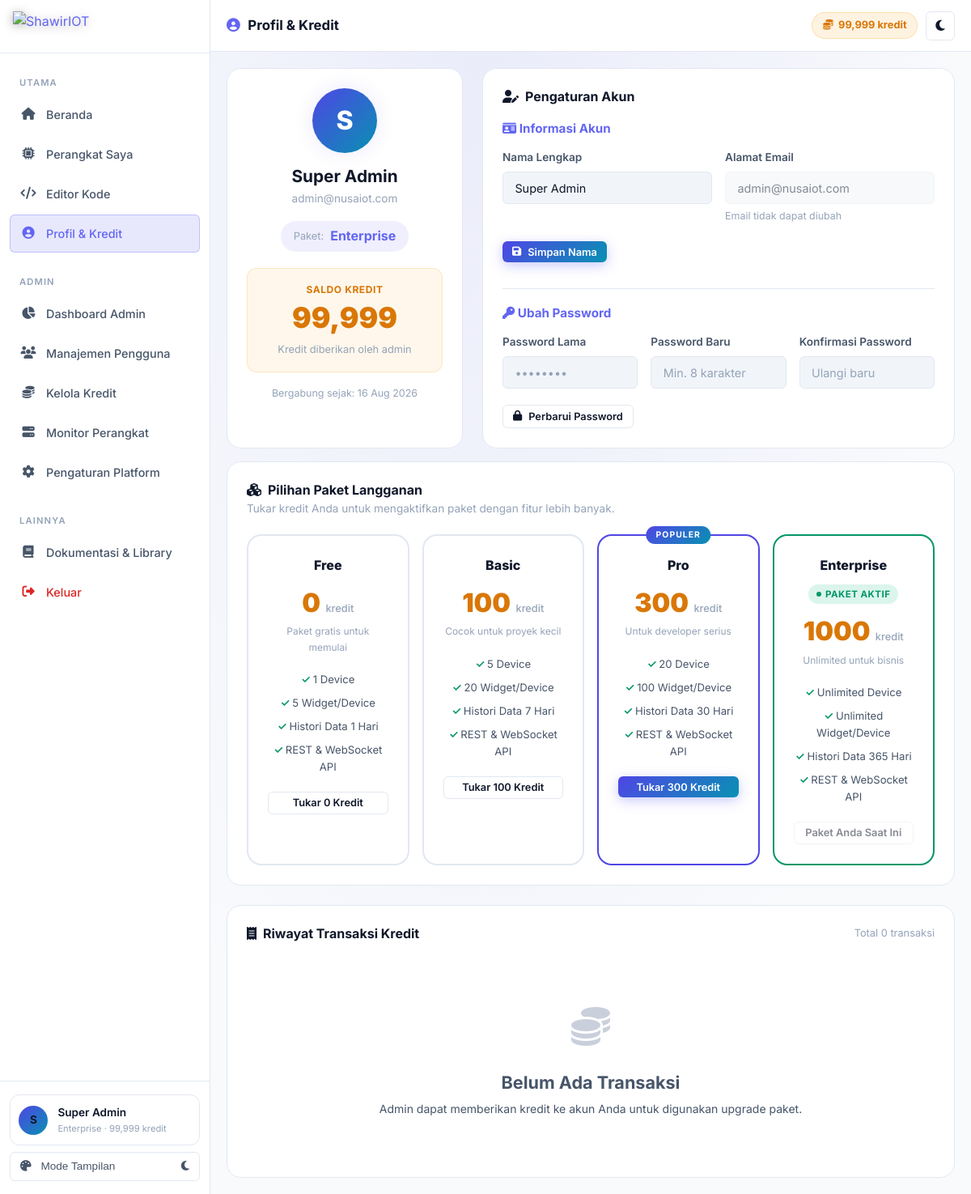
The app's page /profile.php (signed in) with its own data.
### tables this page shows
CREATE TABLE IF NOT EXISTS `users` (
  `id` INT UNSIGNED AUTO_INCREMENT PRIMARY KEY,
  `name` VARCHAR(100) NOT NULL,
  `email` VARCHAR(150) NOT NULL UNIQUE,
  `password` VARCHAR(255) NOT NULL,
  `avatar` VARCHAR(255) DEFAULT NULL,
  `role` ENUM('user','admin','superadmin') DEFAULT 'user',
  `plan_id` INT UNSIGNED DEFAULT 1,
  `credits` INT UNSIGNED DEFAULT 0,
  `is_active` TINYINT(1) DEFAULT 1,
  `email_verified_at` TIMESTAMP NULL DEFAULT NULL,
  `remember_token` VARCHAR(100) DEFAULT NULL,
  `last_login_at` TIMESTAMP NULL DEFAULT NULL,
  `last_login_ip` VARCHAR(45) DEFAULT NULL,
  `created_at` TIMESTAMP DEFAULT CURRENT_TIMESTAMP,
  `updated_at` TIMESTAMP DEFAULT CURRENT_TIMESTAMP ON UPDATE CURRENT_TIMESTAMP,
  FOREIGN KEY (`plan_id`) REFERENCES `plans`(`id`) ON UPDATE CASCADE
);

CREATE TABLE IF NOT EXISTS `plans` (
  `id` INT UNSIGNED AUTO_INCREMENT PRIMARY KEY,
  `name` VARCHAR(50) NOT NULL,
  `slug` VARCHAR(50) NOT NULL UNIQUE,
  `credits_required` INT UNSIGNED DEFAULT 0,
  `max_devices` INT UNSIGNED DEFAULT 1,
  `max_widgets_per_device` INT UNSIGNED DEFAULT 5,
  `history_days` INT UNSIGNED DEFAULT 1,
  `description` TEXT,
  `is_active` TINYINT(1) DEFAULT 1,
  `created_at` TIMESTAMP DEFAULT CURRENT_TIMESTAMP
);

### includes/db.php (called while the page is built, shortened)
<?php
class DB {
    private static ?PDO $instance = null;
    public static function getInstance(): PDO {
        if (self::$instance === null) {
            try {
                $dsn = "mysql:host=" . DB_HOST . ";port=" . DB_PORT . ";dbname=" . DB_NAME . ";charset=" . DB_CHARSET;
                self::$instance = new PDO($dsn, DB_USER, DB_PASS, [
                    PDO::ATTR_ERRMODE            => PDO::ERRMODE_EXCEPTION,
                    PDO::ATTR_DEFAULT_FETCH_MODE => PDO::FETCH_ASSOC,
                    PDO::ATTR_EMULATE_PREPARES   => false,
                    PDO::MYSQL_ATTR_INIT_COMMAND => "SET NAMES utf8mb4 COLLATE utf8mb4_unicode_ci"
                ]);
            } catch (PDOException $e) {
                http_response_code(500);
                error_log('Database connection failed: ' . $e->getMessage());
                die(json_encode([
                    'success' => false,
                    'message' => 'Koneksi database gagal. Periksa konfigurasi di includes/config.php.',
                    'error_detail' => $e->getMessage()
                ], JSON_UNESCAPED_UNICODE));
            }
        }
        return self::$instance;
    }
    public static function query(string $sql, array $params = []): PDOStatement {
        $stmt = self::getInstance()->prepare($sql);
        $stmt->execute($params);
        return $stmt;
    }
    public static function row(string $sql, array $params = []): ?array {
        $result = self::query($sql, $params)->fetch();
        return $result ?: null;
    }
    public static function rows(string $sql, array $params = []): array {
        return self::query($sql, $params)->fetchAll();
    }
    public static function value(string $sql, array $params = []): mixed {
        $result = self::query($sql, $params)->fetchColumn();
        return $result;
    }
    public static function count(string $table, string $where = '1=1', array $params = []): int {
        return (int) self::value("SELECT COUNT(*) FROM `{$table}` WHERE {$where}", $params);
    }
}

### includes/functions.php (called while the page is built, shortened)
<?php
require_once __DIR__ . '/db.php';
function sanitize(string $input): string {
    return htmlspecialchars(strip_tags(trim($input)), ENT_QUOTES, 'UTF-8');
}
function formatDate(string $datetime, string $format = 'd M Y H:i'): string {
    return date($format, strtotime($datetime));
}
function getUserPlan(int $userId): ?array {
    return DB::row("SELECT p.* FROM plans p JOIN users u ON u.plan_id = p.id WHERE u.id = ?", [$userId]);
}
function getSetting(string $key, string $default = ''): string {
    $val = DB::value("SELECT value FROM platform_settings WHERE `key` = ?", [$key]);
    return $val !== false ? $val : $default;
}

### includes/auth.php (called while the page is built, shortened)
<?php
require_once __DIR__ . '/functions.php';
function isLoggedIn(): bool {
    return !empty($_SESSION['user_id']);
}
function isAdmin(): bool {
    return isLoggedIn() && in_array($_SESSION['user_role'] ?? '', ['admin', 'superadmin']);
}
function currentUser(): ?array {
    static $user = null;
    if ($user === null) {
        $user = DB::row(
            "SELECT u.*, p.name as plan_name, p.max_devices, p.max_widgets_per_device, p.history_days
             FROM users u JOIN plans p ON u.plan_id = p.id WHERE u.id = ? AND u.is_active = 1",
            [$_SESSION['user_id']]
        );
    }
    return $user;
}

### profile.php (the view, shortened to what this page needs)
<?php
require_once __DIR__ . '/includes/auth.php';
$user  = currentUser();
$plan  = getUserPlan($user['id']);
$plans = DB::rows("SELECT * FROM plans WHERE is_active = 1 ORDER BY credits_required ASC");
$page = max(1, (int)($_GET['page'] ?? 1));
$limit = 15;
$offset = ($page - 1) * $limit;
$totalTxn = DB::count('credit_transactions', 'user_id = ?', [$user['id']]);
$transactions = DB::rows(
    "SELECT * FROM credit_transactions WHERE user_id = ? ORDER BY created_at DESC LIMIT ? OFFSET ?",
    [$user['id'], $limit, $offset]
);
?><!DOCTYPE html>
<html lang="id">
<head>
  <link rel="stylesheet" href="assets/css/style.css">
  <link rel="stylesheet" href="assets/css/dashboard.css">
  <link rel="stylesheet" href="https://cdnjs.cloudflare.com/ajax/libs/font-awesome/6.5.0/css/all.min.css">
</head>
<body>
<div class="app-layout">
  <?php include __DIR__ . '/includes/sidebar.php'; ?>
  <div class="main-content">
    <header class="topbar">
      <div class="topbar-left">
        <h1 class="topbar-title">
          <i class="fas fa-user-circle" style="color:var(--primary-light);margin-right:0.35rem"></i>
          Profil & Kredit
        </h1>
      </div>
      <div class="topbar-actions">
        <div class="credit-badge"><i class="fas fa-coins"></i> <?= number_format($user['credits']) ?> kredit</div>
        <button type="button" class="theme-toggle-btn" onclick="toggleTheme()" title="Ubah Tema (Terang / Gelap)">
          <i class="fas fa-moon theme-toggle-icon"></i>
        </button>
      </div>
    </header>
    <main class="page-content">
      <div class="grid-profile mb-2">
        <div class="card" style="text-align:center">
          <div style="width:80px;height:80px;border-radius:50%;background:var(--grad-primary);display:flex;align-items:center;justify-content:center;font-size:2rem;font-weight:800;color:#fff;margin:0 auto 1rem;box-shadow:var(--shadow-glow)">
            <?= strtoupper(substr($user['name'], 0, 1)) ?>
          </div>
          <h2 style="font-size:1.3rem;margin-bottom:0.25rem"><?= sanitize($user['name']) ?></h2>
          <p style="font-size:0.85rem;color:var(--text-muted);margin-bottom:1rem"><?= sanitize($user['email']) ?></p>
          <div style="display:inline-flex;align-items:center;gap:0.5rem;background:rgba(99,102,241,0.1);padding:0.4rem 1rem;border-radius:99px;margin-bottom:1.25rem">
            <span style="font-size:0.8rem;color:var(--text-muted)">Paket:</span>
            <strong style="color:var(--primary-light)"><?= $plan['name'] ?></strong>
          </div>
          <div style="background:rgba(245,158,11,0.08);border:1px solid rgba(245,158,11,0.2);border-radius:var(--radius-md);padding:1rem;margin-bottom:1rem">
            <div style="font-size:0.75rem;color:var(--accent);font-weight:700;text-transform:uppercase;letter-spacing:0.05em">Saldo Kredit</div>
            <div style="font-size:2.2rem;font-weight:900;color:var(--accent);line-height:1.2;margin:0.25rem 0"><?= number_format($user['credits']) ?></div>
            <small style="color:var(--text-muted)">Kredit diberikan oleh admin</small>
          </div>
          <div style="font-size:0.78rem;color:var(--text-muted)">
            Bergabung sejak: <?= formatDate($user['created_at'], 'd M Y') ?>
          </div>
        </div>
        <div class="card">
          <div class="card-header">
            <h3 class="card-title"><i class="fas fa-user-edit"></i> Pengaturan Akun</h3>
          </div>
          <form method="POST" action="" style="margin-bottom:2rem">
            <h4 style="font-size:0.95rem;margin-bottom:1rem;color:var(--primary-light)"><i class="fas fa-id-card"></i> Informasi Akun</h4>
            <div class="grid-2col">
              <div class="form-group">
                <label class="form-label">Nama Lengkap</label>
                <input type="text" name="name" class="form-control" value="<?= sanitize($user['name']) ?>" required>
              </div>
              <div class="form-group">
                <label class="form-label">Alamat Email</label>
                <input type="email" class="form-control" value="<?= sanitize($user['email']) ?>" disabled>
                <div class="form-hint">Email tidak dapat diubah</div>
              </div>
            </div>
            <button type="submit" class="btn btn-primary btn-sm"><i class="fas fa-save"></i> Simpan Nama</button>
          </form>
          <hr class="divider">
          <form method="POST" action="">
            <h4 style="font-size:0.95rem;margin-bottom:1rem;color:var(--primary-light)"><i class="fas fa-key"></i> Ubah Password</h4>
            <div class="grid-3col">
              <div class="form-group">
                <label class="form-label">Password Lama</label>
                <input type="password" name="old_password" class="form-control" required placeholder="••••••••">
              </div>
              <div class="form-group">
                <label class="form-label">Password Baru</label>
                <input type="password" name="new_password" class="form-control" required placeholder="Min. 8 karakter">
              </div>
              <div class="form-group">
                <label class="form-label">Konfirmasi Password</label>
                <input type="password" name="confirm_password" class="form-control" required placeholder="Ulangi baru">
              </div>
            </div>
            <button type="submit" class="btn btn-secondary btn-sm"><i class="fas fa-lock"></i> Perbarui Password</button>
          </form>
        </div>
      </div>
      <div class="card mb-3">
        <div class="card-header">
          <div>
            <h3 class="card-title"><i class="fas fa-cubes"></i> Pilihan Paket Langganan</h3>
            <p style="font-size:0.85rem;color:var(--text-muted);margin-top:0.2rem">Tukar kredit Anda untuk mengaktifkan paket dengan fitur lebih banyak.</p>
          </div>
        </div>
        <div class="plan-grid">
          <?php foreach ($plans as $p): ?>
            <?php
              $isCurrent = ($p['id'] == $user['plan_id']);
              $isPopular = ($p['slug'] === 'pro');
              $canAfford = ($user['credits'] >= $p['credits_required']);
            ?>
            <div class="plan-card <?= $isPopular ? 'popular' : '' ?>" style="<?= $isCurrent ? 'border-color:var(--success);' : '' ?>">
              <div class="plan-name"><?= sanitize($p['name']) ?></div>
              <?php if ($isCurrent): ?>
                <span class="badge badge-online mb-1"><span class="dot"></span> Paket Aktif</span>
              <?php endif; ?>
              <div class="plan-credits">
                <?= $p['credits_required'] ?> <span>kredit</span>
              </div>
              <p style="font-size:0.75rem;color:var(--text-muted)"><?= sanitize($p['description']) ?></p>
              <ul class="plan-features">
                <li><?= $p['max_devices'] === 9999 ? 'Unlimited' : $p['max_devices'] ?> Device</li>
                <li><?= $p['max_widgets_per_device'] === 9999 ? 'Unlimited' : $p['max_widgets_per_device'] ?> Widget/Device</li>
                <li>Histori Data <?= $p['history_days'] ?> Hari</li>
                <li>REST & WebSocket API</li>
              </ul>
              <?php if ($isCurrent): ?>
                <button class="btn btn-secondary btn-block btn-sm" disabled>Paket Anda Saat Ini</button>
              <?php else: ?>
                <form method="POST" action="" onsubmit="return confirm('Gunakan <?= $p['credits_required'] ?> kredit untuk upgrade ke paket <?= sanitize($p['name']) ?>?')">
                  <button type="submit" class="btn <?= $isPopular ? 'btn-primary' : 'btn-secondary' ?> btn-block btn-sm"
                    <?= !$canAfford ? 'disabled' : '' ?>>
                    <?= $canAfford ? 'Tukar ' . $p['credits_required'] . ' Kredit' : 'Kredit Tidak Cukup' ?>
                  </button>
                </form>
              <?php endif; ?>
            </div>
          <?php endforeach; ?>
        </div>
      </div>
      <div class="card" id="transactions">
        <div class="card-header">
          <h3 class="card-title"><i class="fas fa-receipt"></i> Riwayat Transaksi Kredit</h3>
          <span style="font-size:0.8rem;color:var(--text-muted)">Total <?= $totalTxn ?> transaksi</span>
        </div>
        <?php if (empty($transactions)): ?>
          <div class="empty-state">
            <div class="empty-icon"><i class="fas fa-coins"></i></div>
            <h3>Belum Ada Transaksi</h3>
            <p>Admin dapat memberikan kredit ke akun Anda untuk digunakan upgrade paket.</p>
          </div>
        <?php endif; ?>
      </div>
    </main>
  </div>
</div>
</body>
</html>

### includes/sidebar.php (shortened to what this page needs)
<?php
$currentPage = basename($_SERVER['PHP_SELF']);
$user_s = currentUser();
$baseUrl = defined('PLATFORM_URL') ? PLATFORM_URL : '';
function navItem(string $href, string $icon, string $label, string $current, string $page): string {
    $active = ($current === $page) ? ' active' : '';
    return "<a href=\"{$href}\" class=\"nav-item{$active}\">
      <span class=\"nav-icon\"><i class=\"fas fa-{$icon}\"></i></span>
      <span>{$label}</span>
    </a>";
}
?>
<aside class="sidebar" id="sidebar">
  <div class="sidebar-logo">
    <a href="<?= $baseUrl ?>/dashboard.php" class="logo-brand-link">
      <img src="<?= $baseUrl ?>/assets/img/logo.png" alt="<?= getSetting('platform_name', 'ShawirIOT') ?>" class="sidebar-logo-img">
    </a>
  </div>
  <nav class="sidebar-nav">
    <div class="nav-section-label">Utama</div>
    <?= navItem($baseUrl . '/dashboard.php', 'home', 'Beranda', $currentPage, 'dashboard.php') ?>
    <?= navItem($baseUrl . '/device.php', 'microchip', 'Perangkat Saya', $currentPage, 'device.php') ?>
    <?= navItem($baseUrl . '/code_editor.php', 'code', 'Editor Kode', $currentPage, 'code_editor.php') ?>
    <?= navItem($baseUrl . '/profile.php', 'user-circle', 'Profil & Kredit', $currentPage, 'profile.php') ?>
    <?php if (isAdmin()): ?>
    <div class="nav-section-label" style="margin-top:1rem">Admin</div>
    <?= navItem($baseUrl . '/admin/index.php', 'chart-pie', 'Dashboard Admin', $currentPage, 'index.php') ?>
    <?= navItem($baseUrl . '/admin/users.php', 'users', 'Manajemen Pengguna', $currentPage, 'users.php') ?>
    <?= navItem($baseUrl . '/admin/credits.php', 'coins', 'Kelola Kredit', $currentPage, 'credits.php') ?>
    <?= navItem($baseUrl . '/admin/devices.php', 'server', 'Monitor Perangkat', $currentPage, 'devices.php') ?>
    <?= navItem($baseUrl . '/admin/settings.php', 'cog', 'Pengaturan Platform', $currentPage, 'settings.php') ?>
    <?php endif; ?>
    <div class="nav-section-label" style="margin-top:1rem">Lainnya</div>
    <a href="https://github.com/Shawir1312/IOT-LIBLARY" target="_blank" rel="noopener" class="nav-item">
      <span class="nav-icon"><i class="fas fa-book"></i></span>
      <span>Dokumentasi & Library</span>
    </a>
    <a href="<?= $baseUrl ?>/logout.php" class="nav-item" style="color:var(--danger)">
      <span class="nav-icon"><i class="fas fa-sign-out-alt"></i></span>
      <span>Keluar</span>
    </a>
  </nav>
  <div class="sidebar-footer">
    <div class="user-card">
      <div class="user-avatar">
        <?php if (!empty($user_s['avatar'])): ?>
          <img src="<?= sanitize($user_s['avatar']) ?>" alt="">
        <?php else: ?>
          <?= strtoupper(substr($user_s['name'] ?? 'U', 0, 1)) ?>
        <?php endif; ?>
      </div>
      <div class="user-info">
        <div class="name"><?= sanitize($user_s['name'] ?? 'User') ?></div>
        <div class="role"><?= $user_s['plan_name'] ?? 'Free' ?> · <?= number_format($user_s['credits'] ?? 0) ?> kredit</div>
      </div>
    </div>
    <button type="button" class="sidebar-theme-item w-100" onclick="toggleTheme()" title="Ubah Tema">
      <span><i class="fas fa-palette" style="margin-right:0.5rem"></i> Mode Tampilan</span>
      <i class="fas fa-moon theme-toggle-icon"></i>
    </button>
  </div>
</aside>

### records on screen
users: name "S", name "Super Admin", plan.name "Enterprise", credits "99,999", email "admin@nusaiot.com", created_at "16 Aug 2026"
plans: name "Enterprise", shows "PAKET AKTIF", credits_required "1000", description "Unlimited untuk bisnis", max_devices "Unlimited", max_widgets_per_device "Unlimited", history_days "365", shows "Paket Anda Saat Ini"
plans: name "Free", credits_required "0", description "Paket gratis untuk memulai", max_devices "1", max_widgets_per_device "5", history_days "1"
plans: name "Basic", credits_required "100", description "Cocok untuk proyek kecil", max_devices "5", max_widgets_per_device "20", history_days "7"
plans: name "Pro", credits_required "300", description "Untuk developer serius", max_devices "20", max_widgets_per_device "100", history_days "30"

### other values on screen
$label "Beranda Perangkat Saya Editor Kode Profil & Kredit Dashboard Admin Manajemen Pengguna Kelola Kredit Monitor Perangkat Pengaturan Platform"
$totalTxn "0"
